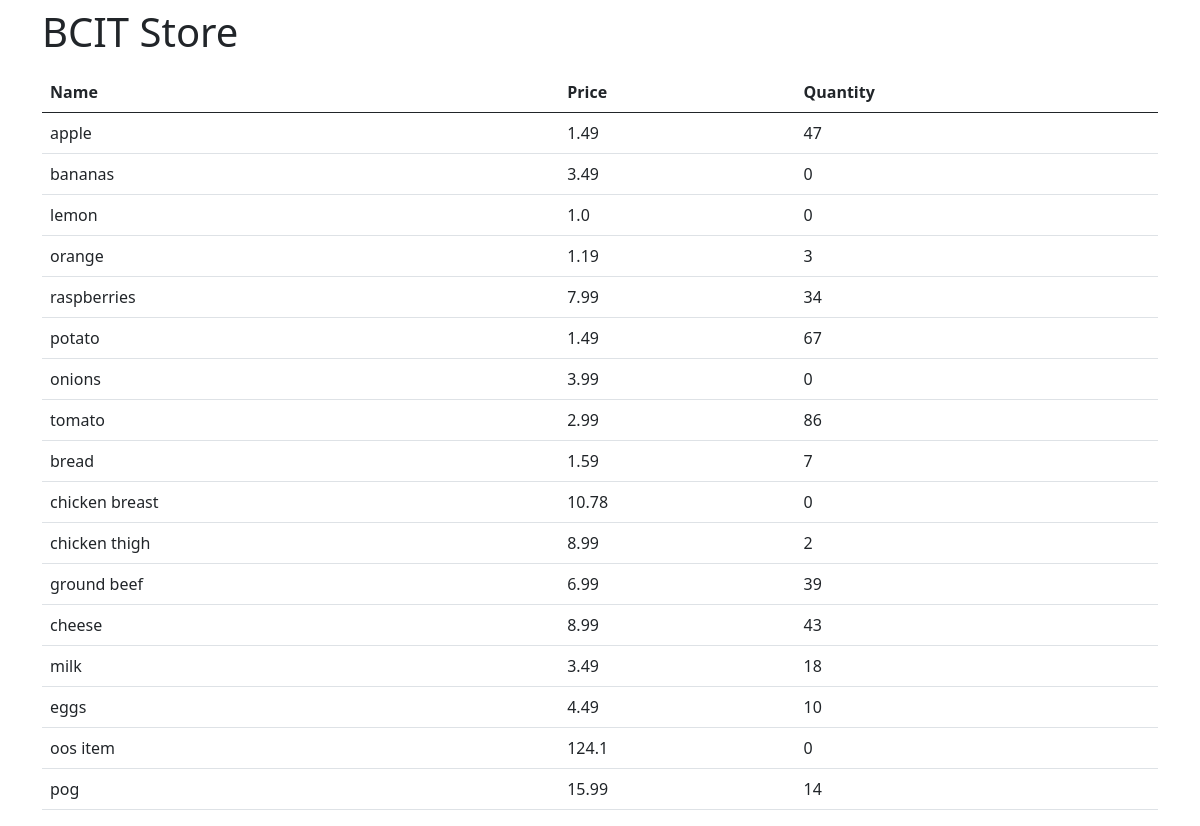
The page / on the database its author committed.
### models.py (models this page shows, shortened)
class Product(db.Model):
    name = db.Column(db.String, unique=True, primary_key=True, nullable=False)
    price = db.Column(db.Float)
    quantity = db.Column(db.Integer)

### app.py (the view)
@app.route("/")
def home():
    data = Product.query.all()
    return render_template("index.html", products=data)

### templates/index.html
{% extends "base.html" %}
{% block content %}
<h1 class="py-2">BCIT Store</h1>
<table class="table table-highlighted">
    <thead>
        <tr>
            <th>Name</th>
            <th>Price</th>
            <th>Quantity</th>
        </tr>
    </thead>
    <tbody>
        {% for product in products %}
        <tr>
            <td>{{ product.name }}</td>
            <td>{{ product.price }}</td>
            <td>{{ product.quantity }}</td>
        </tr>
        {% endfor %}
    </tbody>
</table>
{% endblock %}

### templates/base.html (shortened to what this page needs)
<!doctype html>
<html lang="en">
<head>
    <link href="https://cdn.jsdelivr.net/npm/bootstrap@5.0.2/dist/css/bootstrap.min.css" rel="stylesheet"
>
</head>
<body>
    <div class="container">
        {% block content %}
        {% endblock %}
    </div>
</body>
</html>

### rows shown on the page
Product: name "apple", price "1.49", quantity "47"
Product: name "bananas", price "3.49", quantity "0"
Product: name "lemon", price "1.0", quantity "0"
Product: name "orange", price "1.19", quantity "3"
Product: name "raspberries", price "7.99", quantity "34"
Product: name "potato", price "1.49", quantity "67"
Product: name "onions", price "3.99", quantity "0"
Product: name "tomato", price "2.99", quantity "86"
Product: name "bread", price "1.59", quantity "7"
Product: name "chicken breast", price "10.78", quantity "0"
Product: name "chicken thigh", price "8.99", quantity "2"
Product: name "ground beef", price "6.99", quantity "39"
Product: name "cheese", price "8.99", quantity "43"
Product: name "milk", price "3.49", quantity "18"
Product: name "eggs", price "4.49", quantity "10"
Product: name "oos item", price "124.1", quantity "0"
Product: name "pog", price "15.99", quantity "14"
